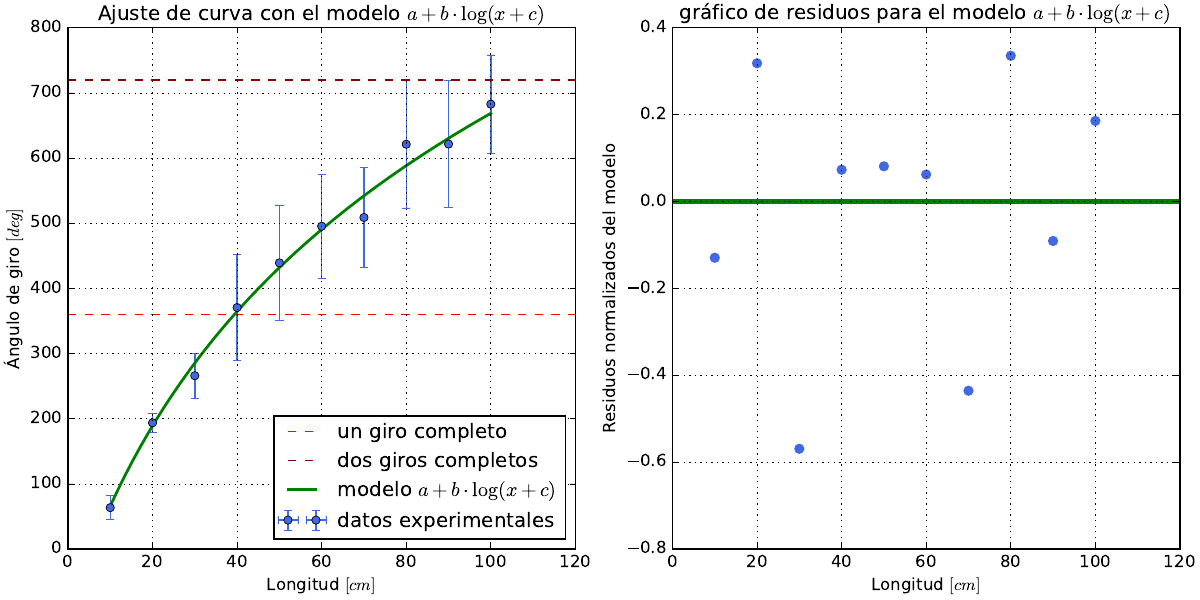

Source code (Python):
from numpy import genfromtxt, mean, std, array, arange, linspace, diagonal, log, sqrt
import matplotlib.pyplot as plt
from scipy.optimize import curve_fit
plt.style.use('classic')

#---datos-------------------------------------------------------------
data = genfromtxt('datos/giro.txt', skip_header=1)

ang = array([mean(data[:,0]),mean(data[:,1]),mean(data[:,2]),mean(data[:,3]),mean(data[:,4]),mean(data[:,5]),mean(data[:,6]),mean(data[:,7]),mean(data[:,8]),mean(data[:,9])])
err_ang = array([std(data[:,0]),std(data[:,1]),std(data[:,2]),std(data[:,3]),std(data[:,4]),std(data[:,5]),std(data[:,6]),std(data[:,7]),std(data[:,8]),std(data[:,9])])
long = arange(10,110,10)
err_long = [0.05]*10

#---subplots----------------------------------------------------------
fig, (ax1, ax2) = plt.subplots(1, 2, constrained_layout=True, figsize=(12,6))

#---grafico-----------------------------------------------------------
ax1.errorbar(long, ang, xerr=err_long,  yerr=err_ang, fmt='o', color='royalblue', label='datos experimentales')
ax1.grid(True)
ax1.hlines(360, 0, 120, color='red', label='un giro completo', linestyle='--')
ax1.hlines(720, 0, 120, color='darkred', label='dos giros completos', linestyle='--')
ax1.set_xlabel('Longitud $[cm]$')
ax1.set_ylabel('Ángulo de giro $[deg]$')

#---modelo-------------------------------------------------------------
def f(x, a, b, c):
	return a + b*log(x + c)

#---grafico-modelo-----------------------------------------------------
pcurv, pcov = curve_fit(f, long, ang, sigma=err_ang, absolute_sigma=True)

sigma_a, sigma_b, sigma_c = sqrt(diagonal(pcov))

chi2 = sum(((1/(err_ang**2))*(long - f(ang, pcurv[0], pcurv[1], pcurv[2])))**2)

longg = linspace(min(long), max(long), len(long)*20)
ax1.plot(longg, f(longg, pcurv[0], pcurv[1], pcurv[2]), color='g', label='modelo $a + b \cdot \log(x + c)$', linewidth=2)
ax1.set_title('Ajuste de curva con el modelo $a + b \cdot \log(x + c)$')

print(f"{chi2:.3}")
print(f"{sigma_a:03.1f}", f"{sigma_b:03.1f}", f"{sigma_c:.3}")

#---grafico-residuos---------------------------------------------------
res = ang - f(long, pcurv[0], pcurv[1], pcurv[2])
ax2.scatter(long, res/err_ang, color='royalblue', s=40)
ax2.hlines(0, 0, 120, color='g', linewidth=3)
ax2.set_xlim(0, 120)
ax2.grid(True)
ax2.set_xlabel('Longitud $[cm]$')
ax2.set_ylabel('Residuos normalizados del modelo')
ax2.set_title('gráfico de residuos para el modelo $a + b \cdot \log(x + c)$')

#---graficar-----------------------------------------------------------
ax1.legend(loc='lower right')
plt.savefig('grafico-modelo-alogb.pdf')
